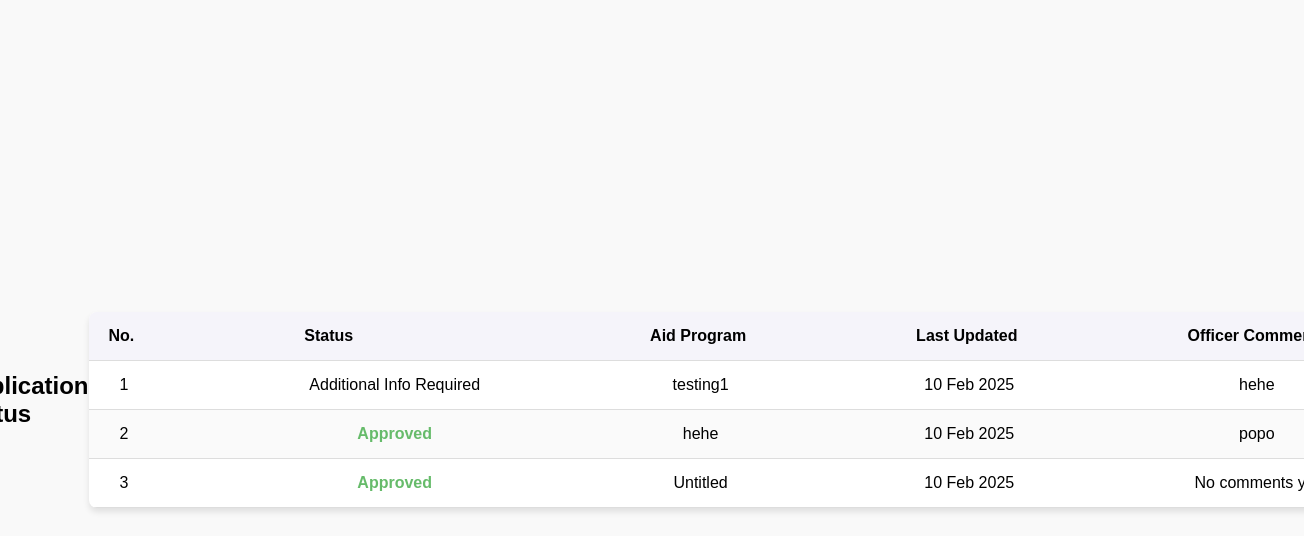
Page /programs/applications/ (signed in) on the committed database.
### programs/models.py (models this page shows, shortened)
class ApplicationStatus(models.Model):
    STATUS_CHOICES = [
        ('pending', 'Pending'),
        ('under_review', 'Under Review'),
        ('approved', 'Approved'),
        ('rejected', 'Rejected'),
        ('additional_info', 'Additional Info Required'),
        ('submitted_to_funder', 'Submitted to Funder'),
    ]
    aid_program = models.ForeignKey(AidProgram, on_delete=models.CASCADE)
    student = models.ForeignKey(settings.AUTH_USER_MODEL, on_delete=models.CASCADE, null=True, blank=True)    # Links the application to a student (user model).
    aid_officer = models.ForeignKey(settings.AUTH_USER_MODEL, on_delete=models.SET_NULL, null=True, blank=True, related_name="reviews")
    status = models.CharField(max_length=20, choices=STATUS_CHOICES, default='pending')
    last_update = models.DateField(default=now)
    supporting_document = models.FileField(upload_to="documents/", null=True, blank=True)
    officer_comment = models.TextField(blank=True, null=True)
    allocated_funds = models.DecimalField(max_digits=10, decimal_places=2, null=True, blank=True)

class AidProgram(models.Model):
    STATUS_CHOICES = [
        ('OPEN', 'Open'),
        ('CLOSE', 'Close'),
    ]
    LOCALITY_CHOICES = [
        ('LOCAL', 'Local'),
        ('INTERNATIONAL', 'International'),
    ]
    LEVEL_CHOICES = [
        ('UNDERGRADUATE', 'Undergraduate'),
        ('POSTGRADUATE', 'Postgraduate'),
    ]
    APPROVAL_CHOICES = [
        ('PENDING', 'Pending'),
        ('APPROVED', 'Approved'),
        ('REJECTED', 'Rejected'),
    ]
    name = models.CharField(max_length=255)
    owner = models.CharField(max_length=255)
    aid_type = models.CharField(max_length=100)
    level = models.CharField(max_length=20, choices=LEVEL_CHOICES)
    locality = models.CharField(max_length=20, choices=LOCALITY_CHOICES)
    status = models.CharField(max_length=10, choices=STATUS_CHOICES, default='OPEN')
    eligibility = models.TextField(blank=True, null=True)
    closing_date = models.DateField()
    required_documents = models.TextField(blank=True, null=True)
    total_funds = models.DecimalField(max_digits=12, decimal_places=2, null=True, blank=True)
    proposed_by = models.ForeignKey(settings.AUTH_USER_MODEL, on_delete=models.CASCADE, null=True, blank=True)
    approval_status = models.CharField(max_length=10, choices=APPROVAL_CHOICES, default='PENDING')

### programs/views.py (the view)
# urls.py: path('applications/', application_status_view, name='application_status_view'),
@login_required
def application_status_view(request):
    applications = ApplicationStatus.objects.filter(student=request.user)
    return render(request, 'application_status.html', {'applications': applications})

### programs/templates/application_status.html (shortened to what this page needs)
{% extends 'base.html' %}
{% load static %}
{% block statics %}
    <link rel="stylesheet" href="{% static 'css/application_status.css' %}">
{% endblock statics %}
{% block content %}
<h2>Application Status</h2>
<div class="container mt-4">
    {% if applications %}
    <div class="table-container">
        <table>
            <thead>
                <tr>
                    <th>No.</th>
                    <th>Status</th>
                    <th>Aid Program</th>
                    <th>Last Updated</th>
                    <th>Officer Comments</th>
                </tr>
            </thead>
            <tbody>
                {% for app in applications %}
                <tr>
                    <td>{{ forloop.counter }}</td>
                    <td class="badge-{{ app.status|lower }}">{{ app.get_status_display }}</td>
                    <td>{{ app.aid_program.name }}</td>
                    <td>{{ app.last_update|date:"d M Y" }}</td>
                    <td>{{ app.officer_comment|default:"No comments yet" }}</td>
                </tr>
                {% empty %}
                <tr>
                    <td colspan="5">No applications available.</td>
                </tr>
                {% endfor %}
            </tbody>
        </table>
    </div>
    {% else %}
    <div class="alert alert-info">You have not applied for any aid programs yet.</div>
    {% endif %}
</div>
{% endblock %}

### static/css/main.css (style rules this page uses)
body { font-family: Arial, sans-serif; margin: 0; padding: 0; background-color: #f9f9f9; min-height: 100vh; display: flex; justify-content: center; align-items: center; }

### programs/static/css/application_status.css (style rules this page uses)
table { width: 100%; border-collapse: collapse; margin-top: 20px; background-color: #fff; box-shadow: 0 4px 6px rgba(0, 0, 0, 0.1); border-radius: 8px; overflow: hidden; }
thead th { background-color: #f5f4fa; padding: 15px 20px; text-align: left; font-weight: bold; }
tbody tr:nth-child(even) { background-color: #fafafa; }
td, th { padding: 15px 25px; text-align: center; border-bottom: 1px solid #ddd; white-space: nowrap; }
td:not(:last-child), th:not(:last-child) { padding-right: 150px; }
.badge-approved { color: #66bb6a; font-weight: bold; }
h2 { text-align: left; font-weight: bold; margin-bottom: 20px; }

### rows in the picture
ApplicationStatus: status "Additional Info Required", aid_program.name "testing1", last_update "10 Feb 2025", officer_comment "hehe"
ApplicationStatus: status "Approved", aid_program.name "hehe", last_update "10 Feb 2025", officer_comment "popo"
ApplicationStatus: status "Approved", aid_program.name "Untitled", last_update "10 Feb 2025", officer_comment "No comments…"
